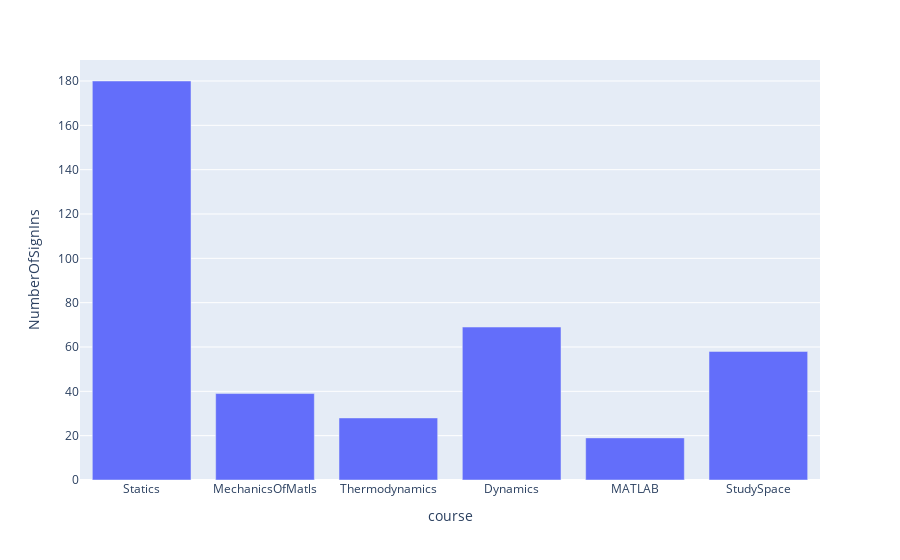

Source (notebook cell):
### Markdown cell above
Statics (MEEM2110) help was the most used service.  Since 2018, it has been an ELC policy to ensure that all coaches hired are proficient in Statics.

### Code cell
#@title
obj_course = df['visits'].groupby(df['visits']).count()

course_data = np.array(obj_course)
#df_course = pd.DataFrame({'course': ['Statics', 'MechanicsOfMatls', 'Thermodynamics','Dynamics', 'MATLAB', 'StudySpace'],
#                          'NumberOfSignins' : course_data})


#print(course_data)
df_course = pd.DataFrame({'course': ['Statics', 'MechanicsOfMatls', 'Thermodynamics','Dynamics', 'MATLAB', 'StudySpace'],
                          'NumberOfSignIns': course_data[0:6]})
df_course.plot.bar(x='course', y='NumberOfSignIns', rot=90,figsize=(12,8))
plt.show()

fig = px.bar(df_course, x="course", y="NumberOfSignIns")
fig.show()

### Figure 1 — Plotly figure (JSON) as saved in the notebook; plotly's stock layout.template omitted (floating-point values rounded to 4 significant figures)
{"data": [{"alignmentgroup": "True", "hoverlabel": {"namelength": 0}, "hovertemplate": "course=%{x}<br>NumberOfSignIns=%{y}", "legendgroup": "", "marker": {"color": "#636efa"}, "name": "", "offsetgroup": "", "orientation": "v", "showlegend": false, "textposition": "auto", "type": "bar", "x": ["Statics", "MechanicsOfMatls", "Thermodynamics", "Dynamics", "MATLAB", "StudySpace"], "xaxis": "x", "y": [180, 39, 28, 69, 19, 58], "yaxis": "y"}], "layout": {"barmode": "relative", "legend": {"tracegroupgap": 0}, "margin": {"t": 60}, "xaxis": {"anchor": "y", "domain": [0, 1], "title": {"text": "course"}}, "yaxis": {"anchor": "x", "domain": [0, 1], "title": {"text": "NumberOfSignIns"}}}}
